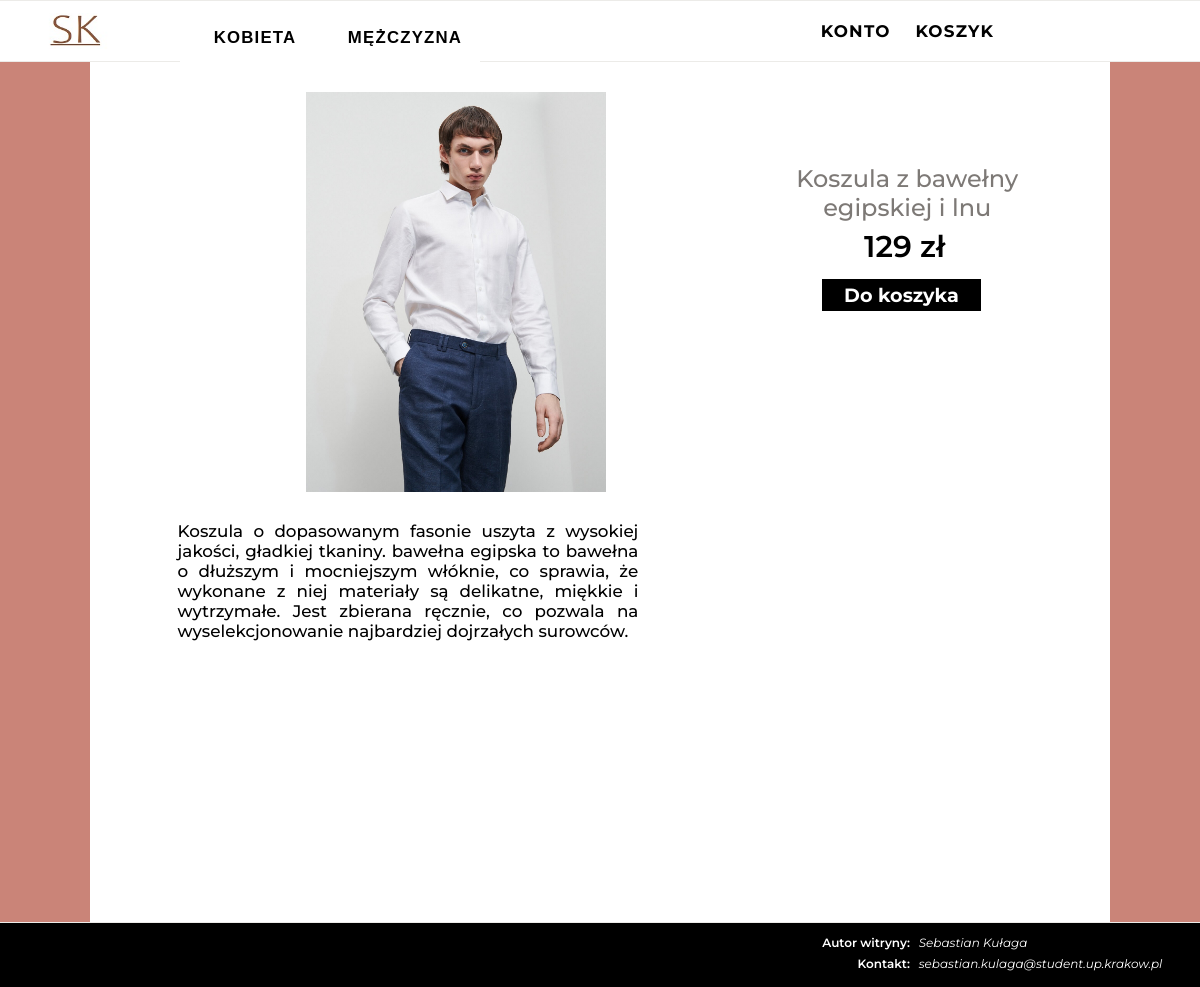
Screenshot of /usites/viewoneitem.php?id=1&isWoman=0 with the database file from the repository.
### tables this page shows
CREATE TABLE `products` (
  `id` int(11) NOT NULL,
  `employee_id` int(11) DEFAULT NULL,
  `name` varchar(255) NOT NULL,
  `isWoman` tinyint(1) DEFAULT NULL,
  `image` varchar(255) NOT NULL,
  `descr` text NOT NULL,
  `cost` int(5) NOT NULL,
  `quantity` int(5) NOT NULL,
  `created_at` timestamp NOT NULL DEFAULT current_timestamp(),
  `updated_at` timestamp NOT NULL DEFAULT current_timestamp() ON UPDATE current_timestamp(),
  `type_id` int(11) DEFAULT NULL
);

### sitefiles/public_functions.php (called while the page is built, shortened)
<?php
function getItem($id,$isWoman){
	global $conn;
	if($isWoman == 'all'){
		$sql = 'SELECT products.*, product_type.product_type FROM products
		LEFT JOIN product_type ON products.type_id=product_type.id WHERE products.id='.$id.'';
	} else {
		$sql = 'SELECT products.*, product_type.product_type FROM products
			LEFT JOIN product_type ON products.type_id=product_type.id WHERE products.isWoman='.$isWoman.' AND products.id='.$id.'';
	}
	$result = mysqli_query($conn, $sql);
	$item = mysqli_fetch_assoc($result);
	return $item;
}
?>

### usites/viewoneitem.php (the view, shortened to what this page needs)
<?php
	$path="../";
	require($path."config.php");
	require($path."sitefiles/public_functions.php");
	require($path."sitefiles/header.php");
	$item = getItem($_GET['id'], $_GET['isWoman']);
?>
<body>
<?php require($path."sitefiles/menu.php"); ?>
<div id="items_container">
	<div id="oneitem_image">
		<img src="<?php echo $path.'img/images/'.$item['image'];?>" alt="Brak zdjęcia. Zgłoś to administratorowi serwisu.">
	</div>
	<div id="oneitem_info">
		<div id="oneitem_info2">
		<h3><?php echo $item['name']; ?></h3>
		<h4><?php echo $item['cost']; ?> zł</h4>
		<div id="oneitem_infocart"><a href="<?php echo $path;?>usites/cart.php?add-item=<?php echo $_GET['id']; ?>&isWoman=<?php echo $item['isWoman']; ?>">Do koszyka</a></div>
		</div>
	</div>
	<div id="oneitem_descr">
		<p><?php echo $item['descr']; ?></p>
	</div>
</div>
</body>
</html>

### styles/style.css (style rules this page uses)
* { margin: 0; padding: 0; }
html, body { height: 100%; }
body { font-family: Montserrat, sans-serif; background-color: #CA8478; }
footer { border-top: #ECEBE8 solid 0.1vw; background-color: black; height: 5%; padding: 1% 0.25%; }
footer address { width: 30%; float: right; }
@media screen and (min-width: 901px) and (max-width: 1250px) { footer address { width: 37%; } }
footer address p { color: white; font-size: 0.7vw; }
@media screen and (min-width: 901px) and (max-width: 1250px) { footer address p { font-size: 1vw; margin-bottom: 0.5vw; } }
footer address span { font-style: normal; font-weight: 600; padding-left: 5%; display: inline-block; padding-right: 5%; text-align: right; width: 30%; }
@media screen and (min-width: 901px) and (max-width: 1250px) { footer address span { padding-right: 2%; } }
#items_container { background-color: white; width: auto; height: 100%; margin: 0 7.5%; padding: 2.5%; overflow-y: auto; }
#items_container .item_div a:link, #items_container #oneitem_info2 a:link { color: black; text-decoration: none; }
#items_container #oneitem_image, #items_container #oneitem_info { height: 70%; float: left; width: 50%; margin-bottom: 3%; }
@media screen and (min-width: 901px) and (max-width: 1250px) { #items_container #oneitem_image { height: 50%; width: 70%; } }
@media screen and (min-width: 901px) and (max-width: 1250px) { #items_container #oneitem_info { float: right; height: 10%; width: 30%; } }
#items_container #oneitem_image img { display: block; height: 100%; width: 80%; margin-left: auto; margin-right: auto; object-fit: contain; object-position: top; }
#items_container #oneitem_info2 { width: 80%; height: 80%; }
@media screen and (min-width: 901px) and (max-width: 1250px) { #items_container #oneitem_info2 { width: 100% } }
#items_container #oneitem_info2 h3 { color: #7D7976; margin-bottom: 2%; font-size: 1vw; font-weight: 500; }
@media screen and (min-width: 901px) and (max-width: 1250px) { #items_container #oneitem_info2 h3 { margin-top: 25%; margin-right: 20%; font-size: 2vw; text-align: center; } }
#items_container #oneitem_info2 h4 { margin-bottom: 2%; font-size: 1.5vw; font-weight: 600; }
@media screen and (min-width: 901px) and (max-width: 1250px) { #items_container #oneitem_info2 h4 { font-size: 2.5vw; text-align: left; padding-left: 25%; } }
#items_container #oneitem_info2 #oneitem_infocart { background-color: black; width: 50%; max-width: 10vw; max-height: 10vh; height: 15%; }
@media screen and (min-width: 901px) and (max-width: 1250px) { #items_container #oneitem_info2 #oneitem_infocart { margin-top: 5%; margin-left: 10.5%; max-width: 150vw; max-height: 150vh; width: 55%; height: 50% } }
#items_container #oneitem_info2 #oneitem_infocart a { font-size: 1.3vw; display: flex; height: 100%; width: 100%; align-items: center; justify-content: center; width: 100%; height: 100%; color: white; font-weight: bold; }
@media screen and (min-width: 901px) and (max-width: 1250px) { #items_container #oneitem_info2 #oneitem_infocart a { font-size: 1.6vw; } }
#items_container #oneitem_descr { width: 50%; font-size: 0.8vw; font-weight: 500; }
@media screen and (min-width: 901px) and (max-width: 1250px) { #items_container #oneitem_descr { width: 60%; height: 10%; float: left; } }
#items_container #oneitem_descr p { margin-right: auto; margin-left: auto; width: 80%; text-align: justify; }
@media screen and (min-width: 901px) and (max-width: 1250px) { #items_container #oneitem_descr p { width: 80%; font-size: 1.4vw; } }

### rows the page displays
products: image (picture), name "Koszula z bawełny egipskiej i lnu", cost "129", descr "Koszula o dopasowanym fasonie uszyta z wysokiej jakości, gładkiej tkaniny. bawełna egipska to bawełna o dłuższym i mocniejszym włóknie, co sprawia, że wykonane z niej materiały są delikatne, miękkie i wytrzymałe. Jest zbierana ręcznie, co pozwala na wyselekcjonowanie najbardziej dojrzałych surowców."

### other values shown
$whopl[$i] "KOBIETA"
$whopl[$i] "MĘŻCZYZNA"
